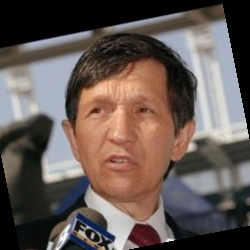
#> input picture face_recognition_exc2/resources/images/Dennis_Kucinich/Dennis_Kucinich_0005.jpg, 250 x 250 px; the run also reads 2 pictures not shown here
$ jupyter execute --allow-errors CompVision_ex2_face_recognition.ipynb
#> lines starting #> are read from the running program, lines starting #| are printed output that depends on the picture
[cell 1]
import cv2 as cv
from matplotlib import pyplot as plt
import numpy as np
import os, random

K = 10

[cell 2]
def load_image_as_grayscale(image_path: str) -> np.ndarray:
    return cv.imread(image_path, cv.IMREAD_GRAYSCALE)

[cell 3]
def load_training_set(resources_path= "resources/images/"):
#> called with resources_path = 'resources/images/'
    labels = []
    images = []
    file_names = []
    for subdir, dirs, files in os.walk(resources_path):
        file_name = random.choice(os.listdir(subdir))
        img = load_image_as_grayscale(os.path.join(subdir, file_name))
        if img is not None:
            file_names.append(file_name)
            labels.append(subdir.split('/')[-1])
            images.append(img)
#> pass 2 of the loop in load_training_set, `for subdir, dirs, files in os.walk(resources_path):`:
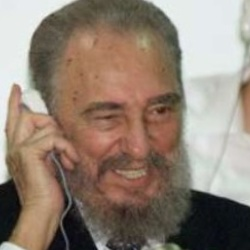
#> input picture face_recognition_exc2/resources/images/Fidel_Castro/Fidel_Castro_0004.jpg, 250 x 250 px
#> in load_image_as_grayscale (call 2), `return cv.imread(image_path, cv.IMREAD_GRAYSCALE)`:
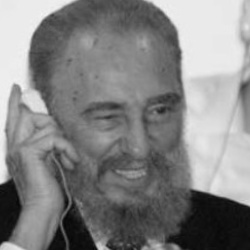
#> returned value: shape (250, 250); min 5, max 245, mean 131.6
#> pass 3 of the loop in load_training_set, `for subdir, dirs, files in os.walk(resources_path):`:
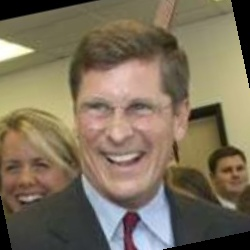
#> input picture face_recognition_exc2/resources/images/Bill_Simon/Bill_Simon_0015.jpg, 250 x 250 px
#> in load_image_as_grayscale (call 3), `return cv.imread(image_path, cv.IMREAD_GRAYSCALE)`:
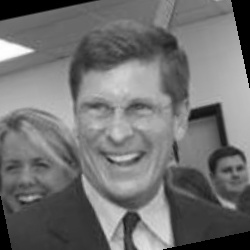
#> returned value: shape (250, 250); min 0, max 255, mean 112.8
#> the loop made 6 passes; the first 3 are shown
    return labels, images, file_names
training_set_labels, training_set_images, training_file_names = load_training_set()

[cell 4]
width, height = training_set_images[0].shape
#> width = 250; height = 250
training_set_matrix = np.ndarray(shape=(len(training_set_labels), width * height), dtype=np.float64)
training_set_size = len(training_set_labels)

fig = plt.figure(figsize=(30, 30))
for i in range(training_set_size):
    training_set_matrix[i, :] = np.array(training_set_images[i], dtype=np.float64).flatten()
    fig.add_subplot(10, 15, i+1).set_xlabel(training_set_labels[i])
    plt.imshow(training_set_images[i], cmap='gray')
    plt.tick_params(labelleft='off', labelbottom='on', bottom='off',top='off',right='off',left='off', which='both')
plt.show()
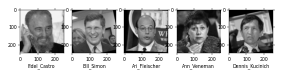
#> figure drawn by matplotlib, 5 panels

[cell 5]
def load_test_set(files_to_ignore_list, resources_path= "resources/images/"):
#> called with resources_path = 'resources/images/'
    images = []
    file_names = []
    for subdir, dirs, files in os.walk(resources_path):
        file = random.choice(os.listdir(subdir))
        img = load_image_as_grayscale(os.path.join(subdir, file))
        if img is not None and file not in files_to_ignore_list:
            file_names.append(file)
            images.append(img)
#> pass 2 of the loop in load_test_set, `for subdir, dirs, files in os.walk(resources_path):`:
#> pass 3 of the loop in load_test_set, `for subdir, dirs, files in os.walk(resources_path):`:
#> the loop made 6 passes; the first 3 are shown
    return images, file_names
test_set_images, test_file_names = load_test_set(training_file_names)

#> (a cell that did not finish here is left out)

[cell 7]
meanface = np.zeros((1, width * height))

for vector in training_set_matrix:
    meanface = np.add(meanface, vector)
meanface_vector = np.divide(meanface, float(training_set_size)).flatten()
plt.imshow(meanface_vector.reshape(height, width), cmap='gray')
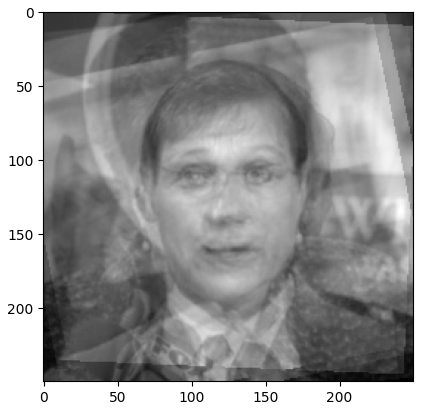
#> figure drawn by matplotlib, 1 panel

[cell 8]
normalized_training_matrix = np.ndarray(shape=(training_set_size, height*width))
for i in range(training_set_size):
    normalized_training_matrix[i] = np.subtract(training_set_matrix[i], meanface_vector)

[cell 9]
fig = plt.figure(figsize=(30, 30))
#> (the rest of this cell did not finish here and is left out)

[cell 10]
covariance_matrix = np.divide(np.cov(normalized_training_matrix), training_set_size)
eigenvalues, eigenvectors = np.linalg.eig(covariance_matrix)

[cell 11]
decreasing_order = eigenvalues.argsort()[::-1]
eigenvalues = eigenvalues[decreasing_order]
eigenvectors = eigenvectors[:, decreasing_order]

[cell 12]
# find and plot K significant eigen faces
k_top_components_matrix = np.array(eigenvectors[:K]).transpose()
eiganspace = np.dot(training_set_matrix.transpose(), k_top_components_matrix).transpose()

fig = plt.figure(figsize=(30, 30))
#> (the rest of this cell did not finish here and is left out)

[cell 13]
weights = np.array([np.dot(eiganspace, column_vector) for column_vector in normalized_training_matrix])

[cell 14]
new_face = load_image_as_grayscale("resources/images/Dennis_Kucinich/Dennis_Kucinich_0005.jpg")
#> in load_image_as_grayscale (call 13), `return cv.imread(image_path, cv.IMREAD_GRAYSCALE)`:
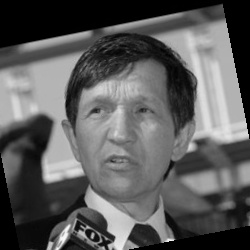
#> returned value: shape (250, 250); min 0, max 251, mean 91.2
plt.imshow(new_face, cmap='gray')
plt.title("New face")
plt.show()

[cell 15]
new_face_vector = np.array(new_face, dtype=np.float64).flatten()
new_face_minus_mean = np.subtract(new_face_vector, meanface_vector)
plt.imshow(new_face_minus_mean.reshape(height, width), cmap="gray")
plt.title("New face, subtracted mean")
plt.show()
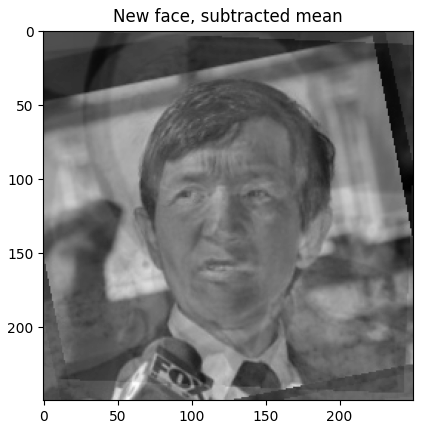
#> figure drawn by matplotlib, 1 panel
